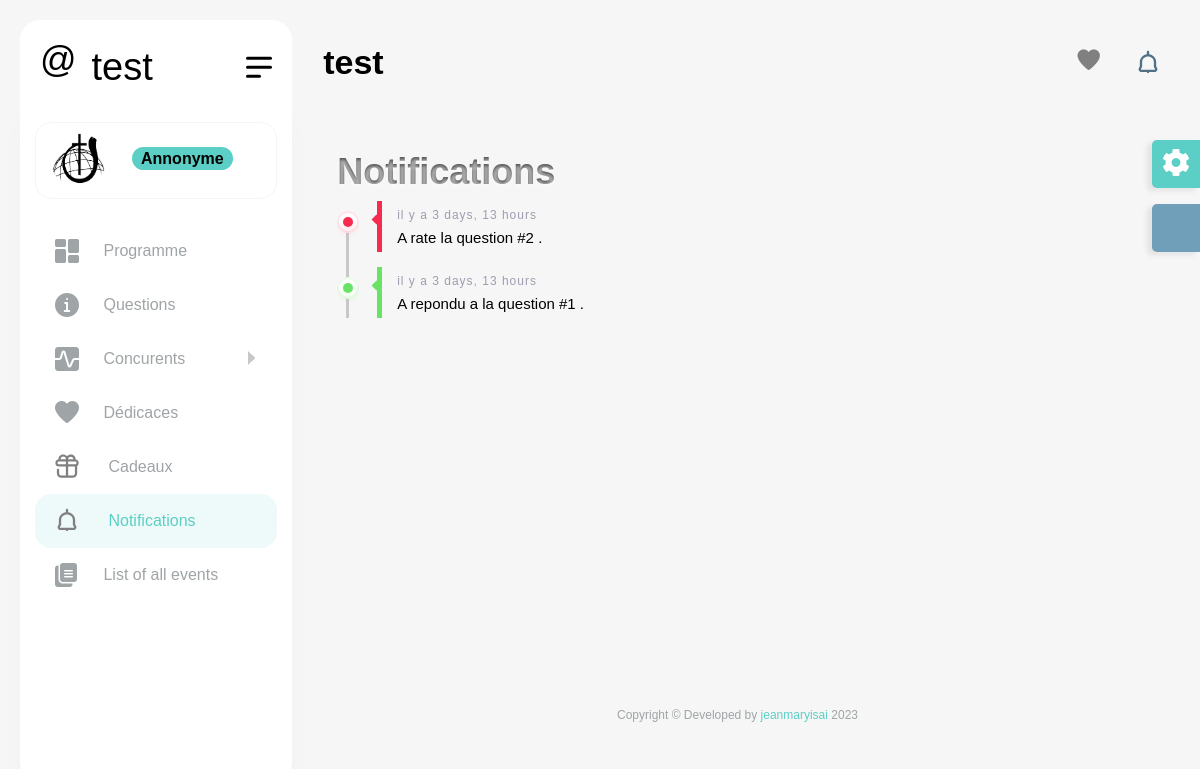
/notifications, run on an earlier commit of the app's database.
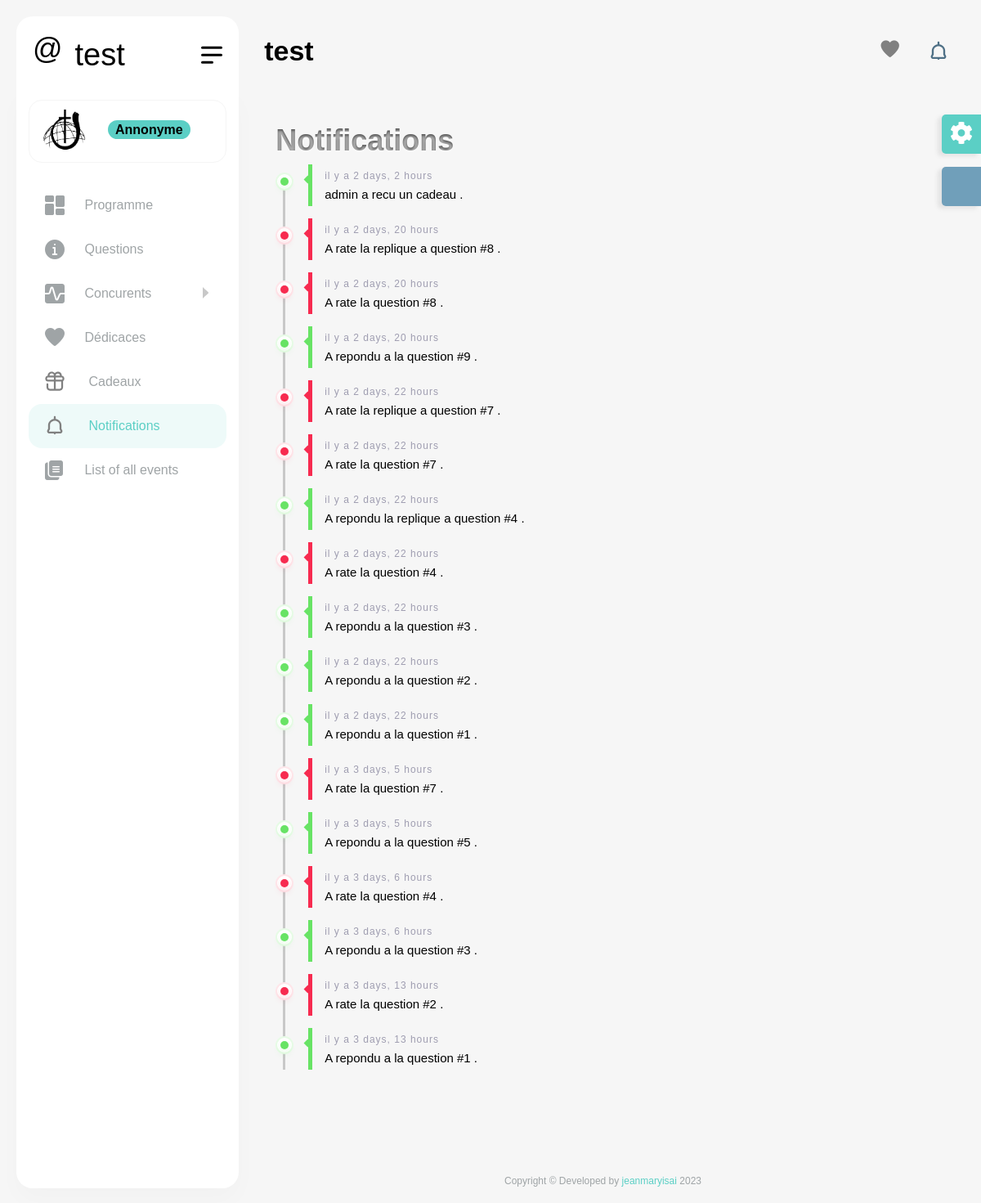
And on a later commit of the database.
### core/models.py (models this page shows, shortened)
class CustomEvent(models.Model):
    titre= models.CharField(max_length=50)
    date= models.DateTimeField()
    location=models.CharField(max_length=300)
    is_concour=models.BooleanField(default=True)
    isActive=models.BooleanField()
    mc=models.CharField(max_length=50, default='Sara Casseus')

class Notification(models.Model):
    responsible= models.ForeignKey(Concurent,on_delete=models.CASCADE,null=True,blank=True)
    message=models.TextField()
    date=models.DateTimeField(auto_now_add=True)
    level=models.CharField(max_length=1,choices=CHOICES_LABEL)
    event= models.ForeignKey(CustomEvent,on_delete=models.SET_NULL,null=True,blank=True)

### core/views.py (the view)
# urls.py: path('notifications',notifications,name='notifications'),
def notifications(request):
    return render(request,'notifications.html',{'notifs':Notification.objects.order_by('-date')})

### core/context_processors.py (called while the page is built)
def cart(request):
    concurents= Concurent.objects.all()
    dedicaces= Dedicace.objects.filter(show=True,event=True).order_by('-date')[:5]
    notification=Notification.objects.all().order_by('-date')[:5]
    context={'concurents':concurents
    ,
    'dedicaces':dedicaces,
    'notifications':notification,
    'event':CustomEvent.objects.get(isActive=True)
    }
    return context

### core/models.py (called while the page is built)
    @property
    def isTeam(self):
        if self.members.count()>1:
            return True
        else:
            return False

    @property
    def vraiNom(self):
        if self.isTeam:
            return self.nom
        else:
            return self.members.all().first.__str__

### templates/notifications.html (shortened to what this page needs)
{% extends 'base.html' %} {% load static %} {% block 'body' %}
<div class="col-xl-12">
    <div class="">
        <div class="" style="margin-bottom:50px ;">
            <div id="dlab_W_TimeLine02" class="widget-timeline dlab-scroll style-1 ps ps--active-y p-3 ">
                <h1 style="  background-color: #565656;
                        color: transparent;
                        text-shadow: 0px 2px 3px rgba(255,255,255,0.5);
                        -webkit-background-clip: text;
                           -moz-background-clip: text;
                                background-clip: text;font-weight: 900;"> Notifications
                </h1>
                <ul class="timeline">
                    {% for x in notifs %}
                    <li>
                        <div class="timeline-badge {{x.get_level_display}}"></div>
                        <a class="timeline-panel text-muted" href="javascript:void(0);">
                            <span>il y a {{x.date|timesince}}</span>
                            <h6 class="mb-0"> <strong class="text-{{x.get_level_display}}"> {{x.responsible.prenom}}</strong> {{ x.message }} .
                            </h6>
                        </a>
                    </li>
                    {% endfor %}
                </ul>
            </div>
        </div>
    </div>
</div>
{% endblock %}

### templates/base.html (shortened to what this page needs)
 {% load static %}
<!DOCTYPE html>
<html lang="en">
<head>
    <link href="{% static 'vendor/jquery-nice-select/css/nice-select.css' %}" rel="stylesheet">
    <link rel="stylesheet" href="{% static 'vendor/nouislider/nouislider.min.css' %}"> {% block css %}{% endblock %}
    <link rel="stylesheet" href="{% static 'vendor/sweetalert2/dist/sweetalert2.min.css' %}">
    <link href="{% static 'css/style.css' %}" rel="stylesheet">
</head>
<body style="background-image: url(static/images/pattern/pattern6i.png)">
    <div id="main-wrapper">
        <div class="nav-header">
            <a href="{% url 'home' %}" class="brand-logo">
                <h1 class="logo-abbr" width="53" height="53" viewbox="0 0 53 53">@</h1>
                <h2 class="brand-title" width="124px" height="33px">{{event.titre}}</h2>
            </a>
            <div class="nav-control">
                <div class="hamburger">
                    <span class="line"></span><span class="line"></span><span class="line"></span>
                </div>
            </div>
        </div>
        <div class="header">
            <div class="header-content">
                <nav class="navbar navbar-expand">
                    <div class="collapse navbar-collapse justify-content-between">
                        <div class="header-left">
                            <div class="dashboard_bar">
                                {{ event.titre }}
                            </div>
                        </div>
                        <ul class="navbar-nav header-right">
                            <li class="nav-item dropdown notification_dropdown">
                                <a class="nav-link  ai-icon" href="javascript:void(0);" role="button" data-bs-toggle="dropdown">
                                    <i class="flaticon-045-heart" style="color:gray;font-size:1.4rem"></i>
                                </a>
                            </li>
                            <li class="nav-item dropdown notification_dropdown">
                                <a class="nav-link" href="javascript:void(0);" data-bs-toggle="dropdown">
                                </a>
                            </li>
                        </ul>
                    </div>
                </nav>
            </div>
        </div>
        <div class="dlabnav">
            <div class="dlabnav-scroll">
                <ul class="metismenu" id="menu">
                    <li class="dropdown header-profile">
                        <a class="nav-link" href="javascript:void(0);" role="button" data-bs-toggle="dropdown">
                            <img src="{% static 'images/profile/pic1.jpg' %}" width="20" alt="">
                            <div class="header-info ms-3">
                                <span class="font-w600 " >{% if request.user.is_authenticated %} Bienvenue {{request.user.username}}{% else %}<span class="bg-primary badge badge-sm">Annonyme</span>{% endif %}</span>
                            </div>
                        </a>
                    </li>
                    <li>
                        <a class=" ai-icon" href="{% url 'programme' %}" aria-expanded="false">
                            <i class="flaticon-025-dashboard"></i>
                            <span class="nav-text">Programme</span>
                        </a>
                    </li>
                    <li>
                        <a class="ai-icon" href="{% url 'questions' %}" aria-expanded="false">
                            <i class="flaticon-050-info"></i>
                            <span class="nav-text">Questions</span>
                        </a>
                    </li>
                    <li>
                        <a class="has-arrow ai-icon" href="javascript:void()" aria-expanded="false">
                            <i class="flaticon-041-graph"></i>
                            <span class="nav-text">Concurents</span>
                        </a>
                    </li>
                    <li>
                        <a href="{% url 'dedicaces' %}" class="ai-icon" aria-expanded="false">
                            <i class="flaticon-045-heart"></i>
                            <span class="nav-text">D&eacute;dicaces</span>
                        </a>
                    </li>
                    <li>
                        <a class="ai-icon" href="{% url 'cadeau' %}" aria-expanded="false">
                            <i class=""> </i>
                            <span class="nav-text">Cadeaux</span>
                        </a>
                    </li>
                    <li>
                        <a class=" ai-icon" href="{% url 'notifications' %}" aria-expanded="false">
                            <i class="">
                                </i>
                            <span class="nav-text">Notifications</span>
                        </a>
                    </li>
                    <li>
                        <a class=" ai-icon" href="{% url 'events' %}" aria-expanded="false">
                            <i class="flaticon-022-copy"></i>
                            <span class="nav-text">List of all events</span>
                        </a>
                    </li>
                </ul>
            </div>
        </div>
        <div class="content-body">
            <div class="container-fluid">
                <div class="row">
                     {% block 'body' %} {% endblock %}
                </div>
            </div>
        </div>
        <div class="footer">
            <div class="copyright">
                <p>Copyright © Developed by <a href="https://jeanmaryisai.online/" target="_blank">jeanmaryisai</a> 2023</p>
            </div>
        </div>
    </div>
</body>
</html>

What changed in the data, as far as the page shows it:
added Notification: date "2 days, 2 hours", message "admin a recu un cadeau"
added Notification: date "2 days, 20 hours", message "A rate la replique a question #8"
added Notification: date "2 days, 20 hours", message "A rate la question #8"
added Notification: date "2 days, 20 hours", message "A repondu a la question #9"
added Notification: date "2 days, 22 hours", message "A rate la replique a question #7"
added Notification: date "2 days, 22 hours", message "A rate la question #7"
added Notification: date "2 days, 22 hours", message "A repondu la replique a question #4"
added Notification: date "2 days, 22 hours", message "A rate la question #4"
added Notification: date "2 days, 22 hours", message "A repondu a la question #3"
added Notification: date "2 days, 22 hours", message "A repondu a la question #2"
added Notification: date "2 days, 22 hours", message "A repondu a la question #1"
added Notification: date "3 days, 5 hours", message "A rate la question #7"
added Notification: date "3 days, 5 hours", message "A repondu a la question #5"
added Notification: date "3 days, 6 hours", message "A rate la question #4"
added Notification: date "3 days, 6 hours", message "A repondu a la question #3"
